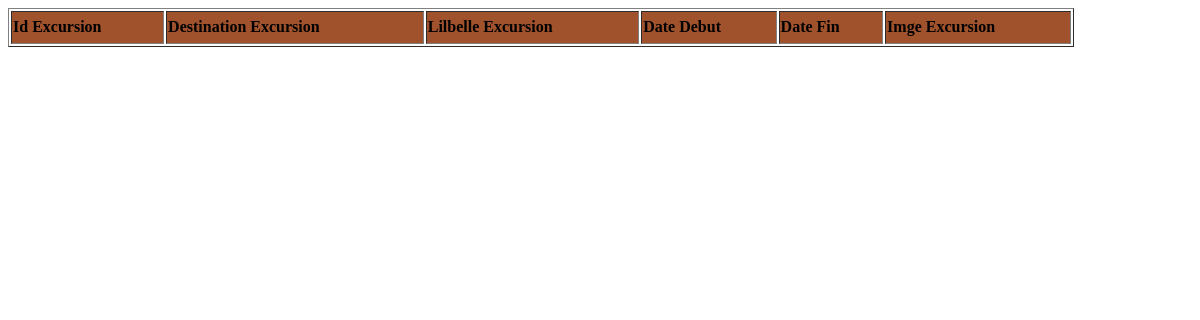
The app's page /pfc/cpanel/excursion/list.php, older data.
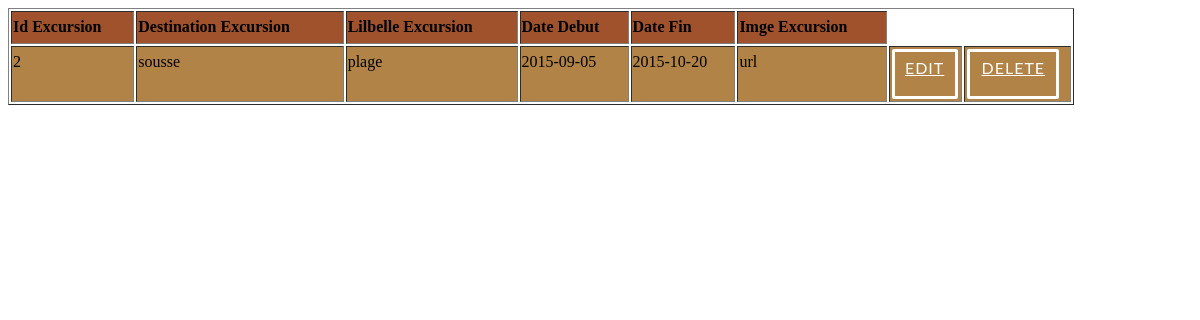
The same page, newer data.
### tables this page shows
CREATE TABLE IF NOT EXISTS `excursion` (
  `id_excursion` int(11) NOT NULL AUTO_INCREMENT,
  `destination_excursion` varchar(50) NOT NULL,
  `lilbelle_excursion` varchar(100) NOT NULL,
  `date_debut` date NOT NULL,
  `date_fin` date NOT NULL,
  `imge_excursion` varchar(200) NOT NULL,
  PRIMARY KEY (`id_excursion`)
);

### pfc/cpanel/excursion/list.php (the view, shortened to what this page needs)
<HTML>
	<head>
		<link rel="stylesheet" type="text/css" href="../css/view_style.css">
	</head>
<?php
echo "<table border=1 >";
echo "<tr>";
echo "<td><b>Id Excursion</b></td>";
echo "<td><b>Destination Excursion</b></td>";
echo "<td><b>Lilbelle Excursion</b></td>";
echo "<td><b>Date Debut</b></td>";
echo "<td><b>Date Fin</b></td>";
echo "<td><b>Imge Excursion</b></td>";
echo "</tr>";
$result = mysql_query("SELECT * FROM `excursion`") or trigger_error(mysql_error());
while($row = mysql_fetch_array($result)){
foreach($row AS $key => $value) { $row[$key] = stripslashes($value); }
echo "<tr>";
echo "<td valign='top'>" . nl2br( $row['id_excursion']) . "</td>";
echo "<td valign='top'>" . nl2br( $row['destination_excursion']) . "</td>";
echo "<td valign='top'>" . nl2br( $row['lilbelle_excursion']) . "</td>";
echo "<td valign='top'>" . nl2br( $row['date_debut']) . "</td>";
echo "<td valign='top'>" . nl2br( $row['date_fin']) . "</td>";
echo "<td valign='top'>" . nl2br( $row['imge_excursion']) . "</td>";
echo "<td valign='top'><a href=edit.php?id_excursion={$row['id_excursion']} class='popup-button'>Edit</a></td><td><a href=delete.php?id_excursion={$row['id_excursion']} class='popup-button'>Delete</a></td> ";
echo "</tr>";
}
echo "</table>";
echo "<a href=new.php class='popup-button'>New Row</a>";
?>

Row changes from the older to the newer data that the page shows:
added excursion: id_excursion "2", destination_excursion "sousse", lilbelle_excursion "plage", date_debut "2015-09-05", date_fin "2015-10-20", imge_excursion "url"
